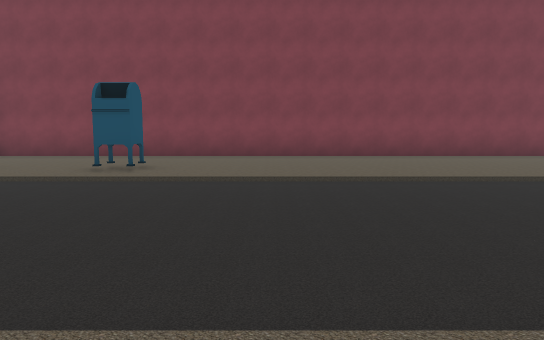
View 1 (above)

18 first-person views from a walk through a 3-D level made in the Unity game engine. The camera is 1.5 m above the floor, tilts 6° down and sees 70° across. The floor is counted in squares, 2 m on a side. Each view is taken from the middle of a square. On the plan, view 1 faces up. The plan holds only what a view shows up to about 12 squares ahead; the rest is blank. The place goes on beyond the plan. Some animated figures are left out. Some surface patterns are stand-ins.

View 2
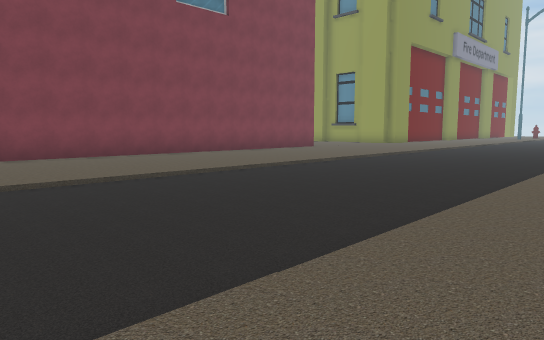

View 3
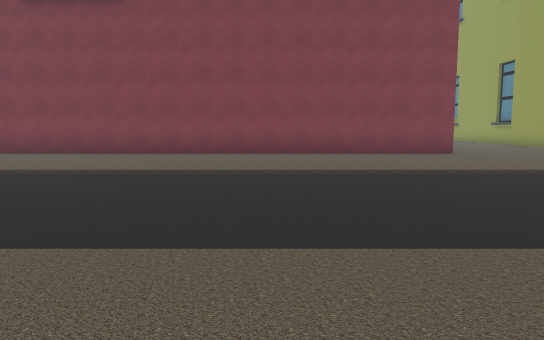

View 4
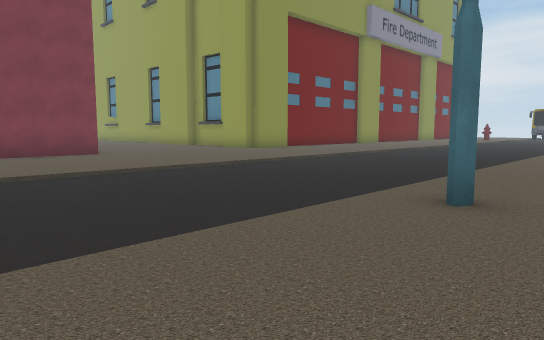

View 5
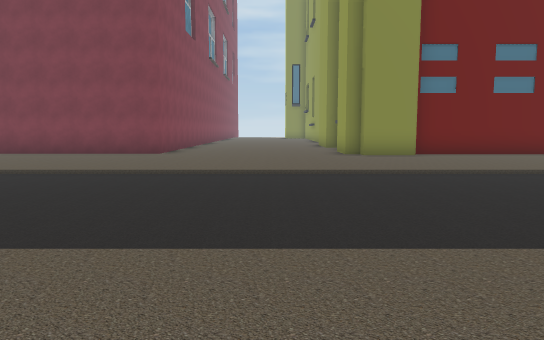

View 6
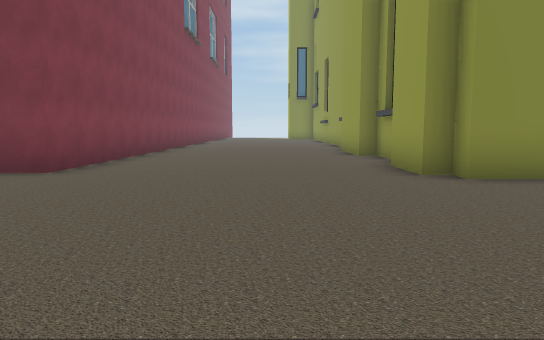

View 7
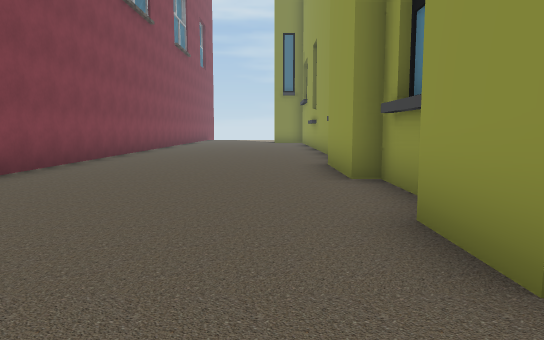

View 8
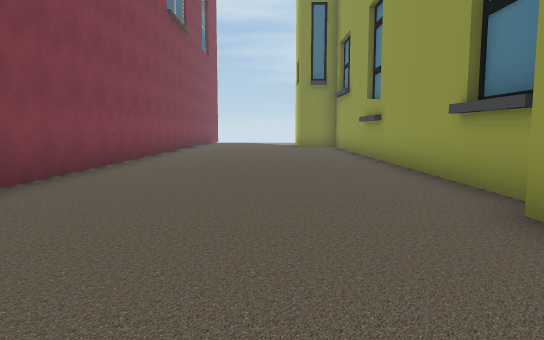

View 9
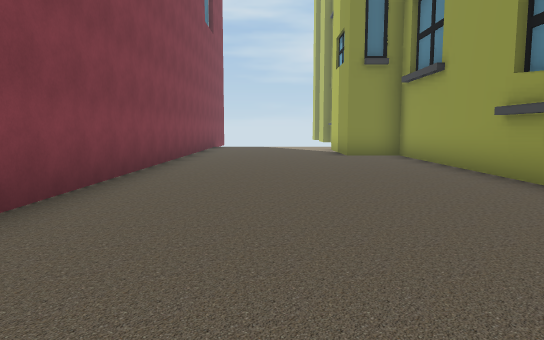

View 10
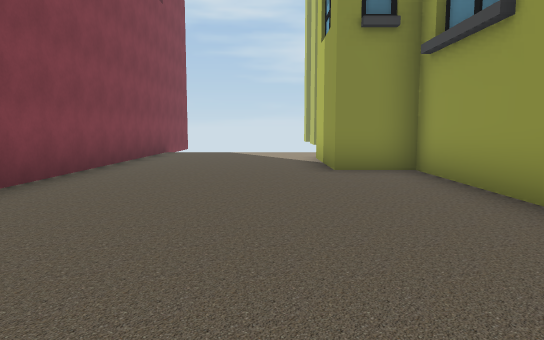

View 11
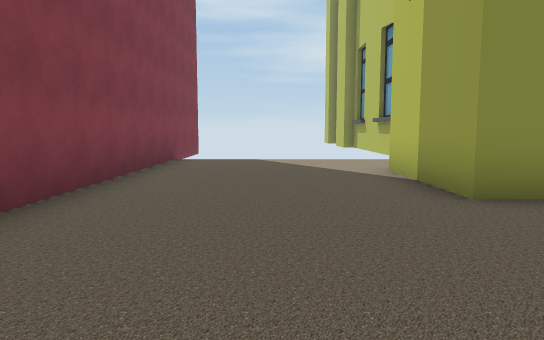

View 12
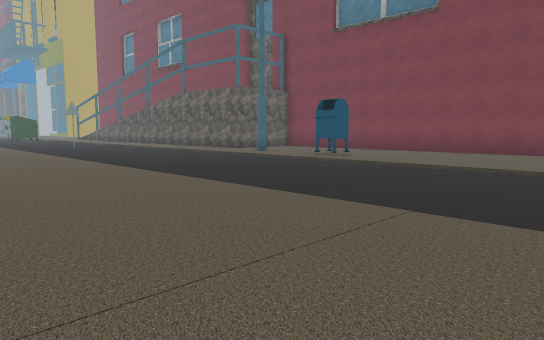

View 13
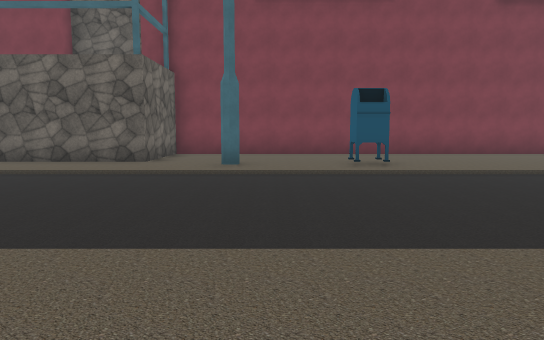

View 14
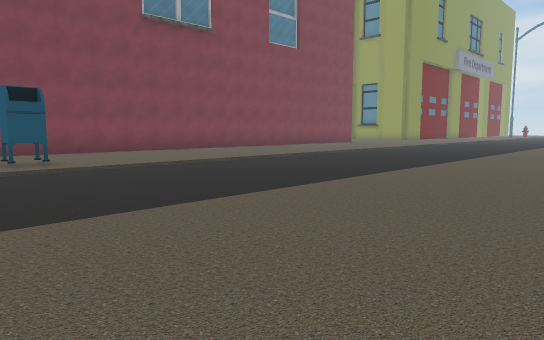

View 15
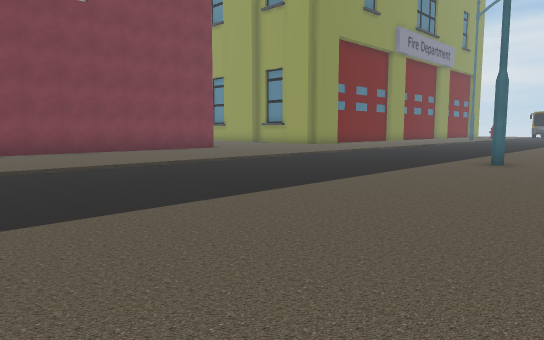

View 16
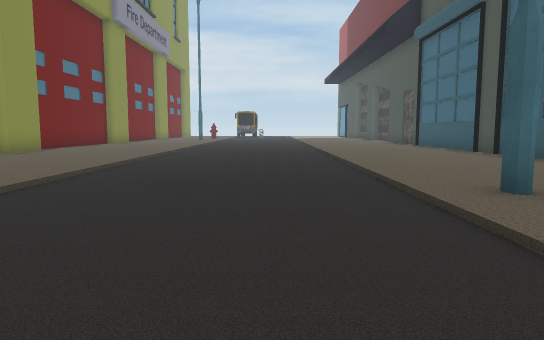

View 17
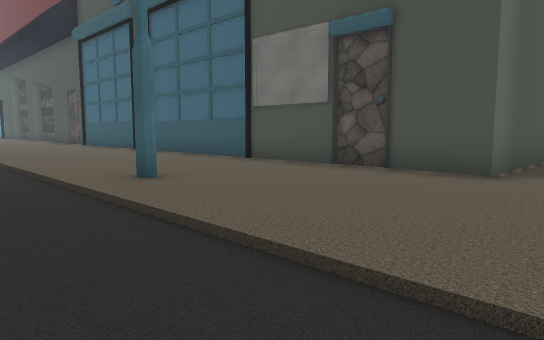

View 18
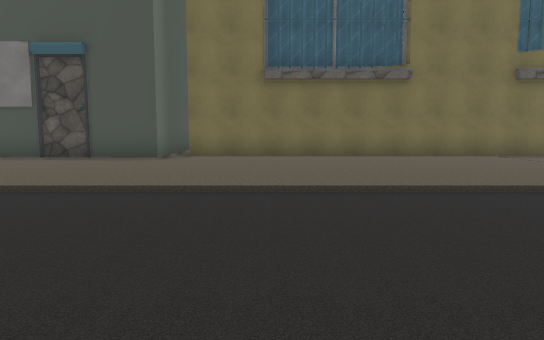

### Floor plan
Key: @ floor where view 1 was taken; # wall or solid block; . main floor; - floor 0.25 m lower than the main floor; / step, stairs or slope; v drop or lower ground; M mailbox.
Columns run from 11 left of view 1 to 24 right of it. Each row starts with its distance up from view 1.
 36                          ##
 35                          #.....
 34                          #.....
 33                          #....#
 32                          #....#
 31                          #....##
 30                          #.....##
 29                          #......#
 28                          #......#
 27                          #......#
 26                          #......#
 25                          #......#
 24                          #......#
 23                          #......#
 22                          #......#
 21                          #......#
 20                          #......#
 19                          #......#
 18                          #......#
 17                          #......#
 16                          #......#
 15                          #......#
 14                          #......#
 13                          #......#
 12                          #......#
 11   ########################......####
 10    v................................
  9    v................................
  8 ...#................................
  7 .....#..M...........................
  6  //////////////////////////////////
  5   --------------------------------
  4   --------------------------------
  3    --------------------------------
  2   ---------------------------------
  1   ................................
  0   .........@.............#........
 -1       ............................
 -2       ....  ......................
 -3              .........############
 -4             ###########

Positions as (right, up) in squares from view 1, and headings:
1: (0, 0), facing up
2: (1, 0), facing up-right
3: (9, -1), facing up
4: (10, -1), facing up-right
5: (18, -1), facing up
6: (18, 5), facing up
7: (19, 9), facing up
8: (18, 14), facing up
9: (17, 19), facing up
10: (18, 23), facing up
11: (17, 26), facing up
12: (4, -2), facing up-left
13: (-5, -1), facing up
14: (-5, -2), facing up-right
15: (5, -2), facing up-right
16: (10, 3), facing right
17: (9, 3), facing down-right
18: (8, 6), facing down
